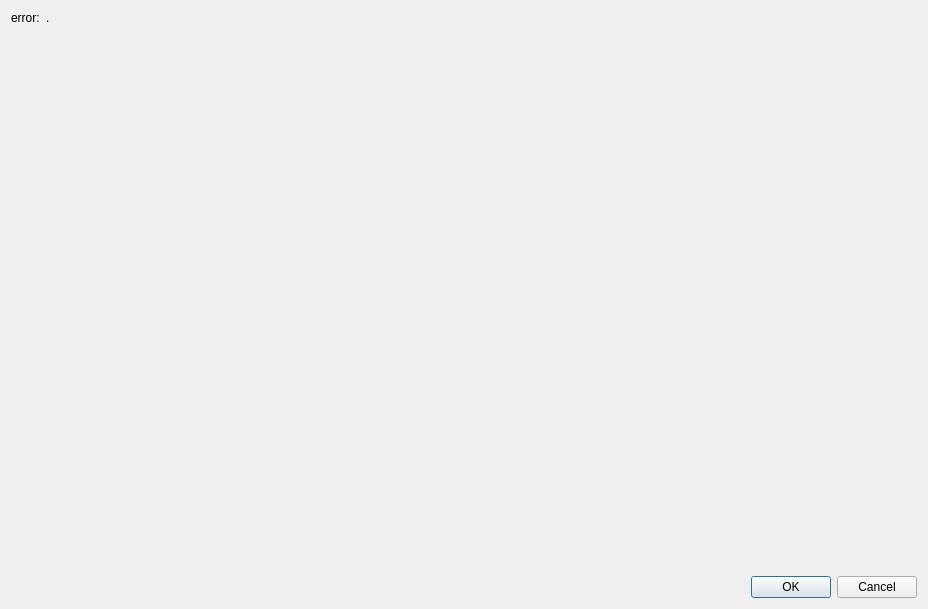
<?xml version="1.0" encoding="UTF-8"?>
<ui version="4.0">
 <class>Dialog</class>
 <widget class="QDialog" name="Dialog">
  <property name="geometry">
   <rect>
    <x>0</x>
    <y>0</y>
    <width>928</width>
    <height>609</height>
   </rect>
  </property>
  <property name="windowTitle">
   <string>Dialog</string>
  </property>
  <layout class="QGridLayout" name="gridLayout_2">
   <item row="0" column="0">
    <layout class="QGridLayout" name="gridLayout">
     <item row="0" column="0">
      <layout class="QGridLayout" name="gridLayout_loadings"/>
     </item>
     <item row="2" column="0">
      <widget class="QDialogButtonBox" name="buttonBox">
       <property name="orientation">
        <enum>Qt::Horizontal</enum>
       </property>
       <property name="standardButtons">
        <set>QDialogButtonBox::Cancel|QDialogButtonBox::Ok</set>
       </property>
      </widget>
     </item>
     <item row="1" column="0">
      <layout class="QFormLayout" name="formLayout">
       <item row="0" column="0">
        <widget class="QLabel" name="label">
         <property name="text">
          <string>error:</string>
         </property>
        </widget>
       </item>
       <item row="0" column="1">
        <widget class="QLabel" name="label_error_value">
         <property name="text">
          <string>.</string>
         </property>
        </widget>
       </item>
      </layout>
     </item>
    </layout>
   </item>
  </layout>
 </widget>
 <resources/>
 <connections>
  <connection>
   <sender>buttonBox</sender>
   <signal>accepted()</signal>
   <receiver>Dialog</receiver>
   <slot>accept()</slot>
   <hints>
    <hint type="sourcelabel">
     <x>248</x>
     <y>254</y>
    </hint>
    <hint type="destinationlabel">
     <x>157</x>
     <y>274</y>
    </hint>
   </hints>
  </connection>
  <connection>
   <sender>buttonBox</sender>
   <signal>rejected()</signal>
   <receiver>Dialog</receiver>
   <slot>reject()</slot>
   <hints>
    <hint type="sourcelabel">
     <x>316</x>
     <y>260</y>
    </hint>
    <hint type="destinationlabel">
     <x>286</x>
     <y>274</y>
    </hint>
   </hints>
  </connection>
 </connections>
</ui>
